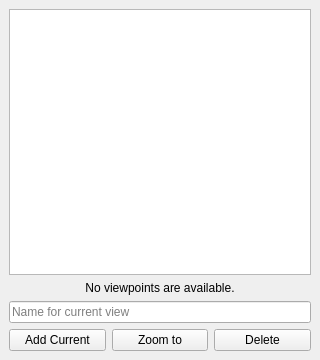
<?xml version="1.0" encoding="UTF-8"?>
<ui version="4.0">
 <class>ViewpointsGUI</class>
 <widget class="QDockWidget" name="ViewpointsGUI">
  <property name="geometry">
   <rect>
    <x>0</x>
    <y>0</y>
    <width>320</width>
    <height>360</height>
   </rect>
  </property>
  <property name="windowTitle">
   <string>Viewpoints</string>
  </property>
  <widget class="QWidget" name="dockWidgetContents">
   <layout class="QVBoxLayout" name="verticalLayout">
    <item>
     <widget class="QListWidget" name="listWidgetViewpoints"/>
    </item>
    <item>
     <widget class="QLabel" name="labelEmpty">
      <property name="text">
       <string>No viewpoints are available.</string>
      </property>
      <property name="alignment">
       <set>Qt::AlignmentFlag::AlignCenter</set>
      </property>
     </widget>
    </item>
    <item>
     <widget class="QLineEdit" name="lineEditViewpointName">
      <property name="placeholderText">
       <string>Name for current view</string>
      </property>
     </widget>
    </item>
    <item>
     <layout class="QHBoxLayout" name="buttonLayout">
      <item>
       <widget class="QPushButton" name="pushButtonAdd">
        <property name="text">
         <string>Add Current</string>
        </property>
       </widget>
      </item>
      <item>
       <widget class="QPushButton" name="pushButtonZoom">
        <property name="text">
         <string>Zoom to</string>
        </property>
       </widget>
      </item>
      <item>
       <widget class="QPushButton" name="pushButtonDelete">
        <property name="text">
         <string>Delete</string>
        </property>
       </widget>
      </item>
     </layout>
    </item>
   </layout>
  </widget>
 </widget>
 <resources/>
 <connections/>
</ui>
